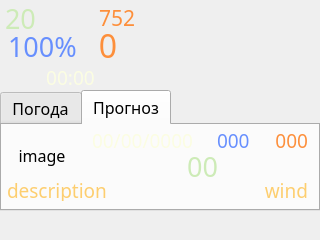
<?xml version="1.0" encoding="UTF-8"?>
<ui version="4.0">
 <class>MainWindow</class>
 <widget class="QMainWindow" name="MainWindow">
  <property name="windowModality">
   <enum>Qt::ApplicationModal</enum>
  </property>
  <property name="geometry">
   <rect>
    <x>0</x>
    <y>0</y>
    <width>320</width>
    <height>240</height>
   </rect>
  </property>
  <property name="minimumSize">
   <size>
    <width>320</width>
    <height>240</height>
   </size>
  </property>
  <property name="maximumSize">
   <size>
    <width>320</width>
    <height>240</height>
   </size>
  </property>
  <property name="baseSize">
   <size>
    <width>320</width>
    <height>240</height>
   </size>
  </property>
  <property name="font">
   <font>
    <family>Source Code Pro</family>
    <pointsize>10</pointsize>
   </font>
  </property>
  <property name="windowTitle">
   <string>Погода та прогноз</string>
  </property>
  <property name="autoFillBackground">
   <bool>true</bool>
  </property>
  <widget class="QWidget" name="centralwidget">
   <property name="maximumSize">
    <size>
     <width>320</width>
     <height>213</height>
    </size>
   </property>
   <property name="cursor">
    <cursorShape>BlankCursor</cursorShape>
   </property>
   <widget class="QLabel" name="sensor_humi_label">
    <property name="geometry">
     <rect>
      <x>8</x>
      <y>33</y>
      <width>81</width>
      <height>26</height>
     </rect>
    </property>
    <property name="font">
     <font>
      <family>Source Sans Pro SemiBold</family>
      <pointsize>20</pointsize>
      <weight>50</weight>
      <italic>false</italic>
      <bold>false</bold>
     </font>
    </property>
    <property name="styleSheet">
     <string notr="true">/*-----QLabel-----*/
QLabel
{
	background-color: transparent;
	color: #678FFE;
	font: 20pt &quot;Source Sans Pro SemiBold&quot;;
}</string>
    </property>
    <property name="text">
     <string>100%</string>
    </property>
    <property name="alignment">
     <set>Qt::AlignLeading|Qt::AlignLeft|Qt::AlignVCenter</set>
    </property>
   </widget>
   <widget class="QLabel" name="sensor_temp_label">
    <property name="geometry">
     <rect>
      <x>5</x>
      <y>5</y>
      <width>71</width>
      <height>26</height>
     </rect>
    </property>
    <property name="font">
     <font>
      <family>Source Sans Pro SemiBold</family>
      <pointsize>20</pointsize>
      <weight>50</weight>
      <italic>false</italic>
      <bold>false</bold>
     </font>
    </property>
    <property name="styleSheet">
     <string notr="true">QLabel
{
	background-color: transparent;
	color: #CDEBB7;
	font: 20pt &quot;Source Sans Pro SemiBold&quot;;
}</string>
    </property>
    <property name="text">
     <string>20</string>
    </property>
    <property name="alignment">
     <set>Qt::AlignLeading|Qt::AlignLeft|Qt::AlignVCenter</set>
    </property>
   </widget>
   <widget class="PlotWidget" name="plot" native="true">
    <property name="geometry">
     <rect>
      <x>139</x>
      <y>0</y>
      <width>181</width>
      <height>90</height>
     </rect>
    </property>
    <property name="styleSheet">
     <string notr="true">/*-----QWidget-----*/
QWidget
{
	background-color: transparent;
	color: #FB9902;
}</string>
    </property>
   </widget>
   <widget class="QLabel" name="sensor_press_label">
    <property name="geometry">
     <rect>
      <x>64</x>
      <y>5</y>
      <width>71</width>
      <height>26</height>
     </rect>
    </property>
    <property name="font">
     <font>
      <family>Source Sans Pro SemiBold</family>
      <pointsize>16</pointsize>
      <weight>50</weight>
      <italic>false</italic>
      <bold>false</bold>
     </font>
    </property>
    <property name="styleSheet">
     <string notr="true">/*-----QLabel-----*/
QLabel
{
	background-color: transparent;
	color: #FD8F3B;
	font: 16pt &quot;Source Sans Pro SemiBold&quot;;
}</string>
    </property>
    <property name="text">
     <string>752</string>
    </property>
    <property name="alignment">
     <set>Qt::AlignRight|Qt::AlignTrailing|Qt::AlignVCenter</set>
    </property>
   </widget>
   <widget class="QLabel" name="sensor_updn_label">
    <property name="geometry">
     <rect>
      <x>80</x>
      <y>30</y>
      <width>56</width>
      <height>31</height>
     </rect>
    </property>
    <property name="font">
     <font>
      <family>Source Sans Pro SemiBold</family>
      <pointsize>24</pointsize>
      <weight>50</weight>
      <italic>false</italic>
      <bold>false</bold>
     </font>
    </property>
    <property name="styleSheet">
     <string notr="true">/*-----QLabel-----*/
QLabel
{
	background-color: transparent;
	color: #FD8F3B;
	font: 24pt &quot;Source Sans Pro SemiBold&quot;;
}</string>
    </property>
    <property name="text">
     <string>0</string>
    </property>
    <property name="alignment">
     <set>Qt::AlignCenter</set>
    </property>
    <property name="wordWrap">
     <bool>true</bool>
    </property>
    <property name="indent">
     <number>1</number>
    </property>
   </widget>
   <widget class="QTabWidget" name="tabWidget">
    <property name="geometry">
     <rect>
      <x>0</x>
      <y>90</y>
      <width>320</width>
      <height>121</height>
     </rect>
    </property>
    <property name="font">
     <font>
      <pointsize>12</pointsize>
     </font>
    </property>
    <property name="tabShape">
     <enum>QTabWidget::Rounded</enum>
    </property>
    <property name="currentIndex">
     <number>1</number>
    </property>
    <property name="elideMode">
     <enum>Qt::ElideMiddle</enum>
    </property>
    <property name="documentMode">
     <bool>false</bool>
    </property>
    <property name="tabBarAutoHide">
     <bool>true</bool>
    </property>
    <widget class="QWidget" name="weather_tab">
     <attribute name="title">
      <string>Погода</string>
     </attribute>
     <widget class="QLabel" name="weather_description_label">
      <property name="geometry">
       <rect>
        <x>55</x>
        <y>58</y>
        <width>251</width>
        <height>21</height>
       </rect>
      </property>
      <property name="font">
       <font>
        <family>Source Pro</family>
        <pointsize>14</pointsize>
        <weight>50</weight>
        <italic>false</italic>
        <bold>false</bold>
       </font>
      </property>
      <property name="styleSheet">
       <string notr="true">QLabel
{
	background-color: transparent;
	color: #FDCE6F;
	font: 14pt &quot;Source Pro&quot;;
}</string>
      </property>
      <property name="frameShadow">
       <enum>QFrame::Plain</enum>
      </property>
      <property name="text">
       <string>description</string>
      </property>
      <property name="alignment">
       <set>Qt::AlignRight|Qt::AlignTrailing|Qt::AlignVCenter</set>
      </property>
     </widget>
     <widget class="QLabel" name="weather_feels_label">
      <property name="geometry">
       <rect>
        <x>60</x>
        <y>5</y>
        <width>51</width>
        <height>21</height>
       </rect>
      </property>
      <property name="font">
       <font>
        <family>Source Sans Pro SemiBold</family>
        <pointsize>16</pointsize>
        <weight>50</weight>
        <italic>false</italic>
        <bold>false</bold>
       </font>
      </property>
      <property name="styleSheet">
       <string notr="true">QLabel
{
	background-color: transparent;
	color: #94D466;
	font: 16pt &quot;Source Sans Pro SemiBold&quot;;
}</string>
      </property>
      <property name="text">
       <string>00</string>
      </property>
      <property name="alignment">
       <set>Qt::AlignRight|Qt::AlignTrailing|Qt::AlignVCenter</set>
      </property>
     </widget>
     <widget class="QLabel" name="weather_humidity_label">
      <property name="geometry">
       <rect>
        <x>5</x>
        <y>33</y>
        <width>51</width>
        <height>31</height>
       </rect>
      </property>
      <property name="font">
       <font>
        <family>Source Sans Pro SemiBold</family>
        <pointsize>14</pointsize>
        <weight>50</weight>
        <italic>false</italic>
        <bold>false</bold>
       </font>
      </property>
      <property name="styleSheet">
       <string notr="true">QLabel
{
	background-color: transparent;
	color: #678FFE;
	font: 14pt &quot;Source Sans Pro SemiBold&quot;;
}</string>
      </property>
      <property name="text">
       <string>000</string>
      </property>
      <property name="alignment">
       <set>Qt::AlignLeading|Qt::AlignLeft|Qt::AlignVCenter</set>
      </property>
     </widget>
     <widget class="QLabel" name="weather_temperature_label">
      <property name="geometry">
       <rect>
        <x>130</x>
        <y>0</y>
        <width>101</width>
        <height>51</height>
       </rect>
      </property>
      <property name="font">
       <font>
        <family>Source Sans Pro SemiBold</family>
        <pointsize>40</pointsize>
        <weight>50</weight>
        <italic>false</italic>
        <bold>false</bold>
       </font>
      </property>
      <property name="styleSheet">
       <string notr="true">QLabel
{
	background-color: transparent;
	color: #CDEBB7;
	font: 40pt &quot;Source Sans Pro SemiBold&quot;;
}</string>
      </property>
      <property name="text">
       <string>00</string>
      </property>
      <property name="alignment">
       <set>Qt::AlignLeading|Qt::AlignLeft|Qt::AlignVCenter</set>
      </property>
     </widget>
     <widget class="QLabel" name="weather_wind_label">
      <property name="geometry">
       <rect>
        <x>1</x>
        <y>58</y>
        <width>171</width>
        <height>21</height>
       </rect>
      </property>
      <property name="font">
       <font>
        <family>Source Sans Pro SemiBold</family>
        <pointsize>14</pointsize>
        <weight>50</weight>
        <italic>false</italic>
        <bold>false</bold>
       </font>
      </property>
      <property name="styleSheet">
       <string notr="true">QLabel
{
	background-color: transparent;
	color: #FDCE6F;
	font: 14pt &quot;Source Sans Pro SemiBold&quot;;
}</string>
      </property>
      <property name="text">
       <string>wind</string>
      </property>
      <property name="alignment">
       <set>Qt::AlignLeading|Qt::AlignLeft|Qt::AlignVCenter</set>
      </property>
     </widget>
     <widget class="QLabel" name="weather_uvi_label">
      <property name="geometry">
       <rect>
        <x>5</x>
        <y>18</y>
        <width>71</width>
        <height>21</height>
       </rect>
      </property>
      <property name="font">
       <font>
        <family>Source Sans Pro SemiBold</family>
        <pointsize>12</pointsize>
        <weight>50</weight>
        <italic>false</italic>
        <bold>false</bold>
       </font>
      </property>
      <property name="styleSheet">
       <string notr="true">QLabel
{
	background-color: transparent;
	color: #9191F0;
	font: 12pt &quot;Source Sans Pro SemiBold&quot;;
}</string>
      </property>
      <property name="frameShape">
       <enum>QFrame::NoFrame</enum>
      </property>
      <property name="frameShadow">
       <enum>QFrame::Plain</enum>
      </property>
      <property name="text">
       <string>uvi:</string>
      </property>
      <property name="alignment">
       <set>Qt::AlignLeading|Qt::AlignLeft|Qt::AlignVCenter</set>
      </property>
     </widget>
     <widget class="QLabel" name="image_label">
      <property name="geometry">
       <rect>
        <x>230</x>
        <y>0</y>
        <width>80</width>
        <height>61</height>
       </rect>
      </property>
      <property name="text">
       <string>image</string>
      </property>
      <property name="scaledContents">
       <bool>false</bool>
      </property>
      <property name="alignment">
       <set>Qt::AlignCenter</set>
      </property>
     </widget>
     <widget class="QLabel" name="weather_pressure_label">
      <property name="geometry">
       <rect>
        <x>60</x>
        <y>33</y>
        <width>51</width>
        <height>31</height>
       </rect>
      </property>
      <property name="font">
       <font>
        <family>Source Sans Pro SemiBold</family>
        <pointsize>14</pointsize>
        <weight>50</weight>
        <italic>false</italic>
        <bold>false</bold>
       </font>
      </property>
      <property name="styleSheet">
       <string notr="true">QLabel
{
	background-color: transparent;
	color: #FD8F3B;
	font: 14pt &quot;Source Sans Pro SemiBold&quot;;
}</string>
      </property>
      <property name="text">
       <string>000</string>
      </property>
      <property name="alignment">
       <set>Qt::AlignRight|Qt::AlignTrailing|Qt::AlignVCenter</set>
      </property>
     </widget>
     <widget class="QLabel" name="weather_time_label">
      <property name="geometry">
       <rect>
        <x>5</x>
        <y>0</y>
        <width>71</width>
        <height>21</height>
       </rect>
      </property>
      <property name="font">
       <font>
        <family>Source Sans Pro SemiBold</family>
        <pointsize>12</pointsize>
        <weight>50</weight>
        <italic>false</italic>
        <bold>false</bold>
       </font>
      </property>
      <property name="styleSheet">
       <string notr="true">QLabel
{
	background-color: transparent;
	color: #FBFDE2;
	font: 12pt &quot;Source Sans Pro SemiBold&quot;;
}</string>
      </property>
      <property name="frameShape">
       <enum>QFrame::NoFrame</enum>
      </property>
      <property name="frameShadow">
       <enum>QFrame::Plain</enum>
      </property>
      <property name="text">
       <string>00:00</string>
      </property>
      <property name="alignment">
       <set>Qt::AlignLeading|Qt::AlignLeft|Qt::AlignVCenter</set>
      </property>
     </widget>
    </widget>
    <widget class="QWidget" name="forecast_tab">
     <attribute name="title">
      <string>Прогноз</string>
     </attribute>
     <widget class="QLabel" name="forecast_date_label">
      <property name="geometry">
       <rect>
        <x>90</x>
        <y>5</y>
        <width>111</width>
        <height>21</height>
       </rect>
      </property>
      <property name="font">
       <font>
        <family>Source Sans Pro SemiBold</family>
        <pointsize>14</pointsize>
        <weight>50</weight>
        <italic>false</italic>
        <bold>false</bold>
       </font>
      </property>
      <property name="styleSheet">
       <string notr="true">QLabel
{
	background-color: transparent;
	color: #FBFDE2;
	font: 14pt &quot;Source Sans Pro SemiBold&quot;;
}</string>
      </property>
      <property name="text">
       <string>00/00/0000</string>
      </property>
      <property name="alignment">
       <set>Qt::AlignLeading|Qt::AlignLeft|Qt::AlignVCenter</set>
      </property>
     </widget>
     <widget class="QLabel" name="forecast_temperature_label">
      <property name="geometry">
       <rect>
        <x>110</x>
        <y>31</y>
        <width>181</width>
        <height>21</height>
       </rect>
      </property>
      <property name="font">
       <font>
        <family>Source Sans Pro SemiBold</family>
        <pointsize>20</pointsize>
        <weight>50</weight>
        <italic>false</italic>
        <bold>false</bold>
       </font>
      </property>
      <property name="styleSheet">
       <string notr="true">QLabel
{
	background-color: transparent;
	color: #CDEBB7;
	font: 20pt &quot;Source Sans Pro SemiBold&quot;;
}</string>
      </property>
      <property name="text">
       <string>00</string>
      </property>
      <property name="alignment">
       <set>Qt::AlignCenter</set>
      </property>
     </widget>
     <widget class="QLabel" name="forecast_humidity_label">
      <property name="geometry">
       <rect>
        <x>215</x>
        <y>0</y>
        <width>51</width>
        <height>31</height>
       </rect>
      </property>
      <property name="font">
       <font>
        <family>Source Sans Pro SemiBold</family>
        <pointsize>14</pointsize>
        <weight>50</weight>
        <italic>false</italic>
        <bold>false</bold>
       </font>
      </property>
      <property name="styleSheet">
       <string notr="true">QLabel
{
	background-color: transparent;
	color: #678FFE;
	font: 14pt &quot;Source Sans Pro SemiBold&quot;;
}</string>
      </property>
      <property name="text">
       <string>000</string>
      </property>
      <property name="alignment">
       <set>Qt::AlignLeading|Qt::AlignLeft|Qt::AlignVCenter</set>
      </property>
     </widget>
     <widget class="QLabel" name="forecast_pressure_label">
      <property name="geometry">
       <rect>
        <x>255</x>
        <y>0</y>
        <width>51</width>
        <height>31</height>
       </rect>
      </property>
      <property name="font">
       <font>
        <family>Source Sans Pro SemiBold</family>
        <pointsize>14</pointsize>
        <weight>50</weight>
        <italic>false</italic>
        <bold>false</bold>
       </font>
      </property>
      <property name="styleSheet">
       <string notr="true">QLabel
{
	background-color: transparent;
	color: #FD8F3B;
	font: 14pt &quot;Source Sans Pro SemiBold&quot;;
}</string>
      </property>
      <property name="text">
       <string>000</string>
      </property>
      <property name="alignment">
       <set>Qt::AlignRight|Qt::AlignTrailing|Qt::AlignVCenter</set>
      </property>
     </widget>
     <widget class="QLabel" name="forecast_image_label">
      <property name="geometry">
       <rect>
        <x>0</x>
        <y>0</y>
        <width>80</width>
        <height>61</height>
       </rect>
      </property>
      <property name="text">
       <string>image</string>
      </property>
      <property name="scaledContents">
       <bool>false</bool>
      </property>
      <property name="alignment">
       <set>Qt::AlignCenter</set>
      </property>
     </widget>
     <widget class="QLabel" name="forecast_description_label">
      <property name="geometry">
       <rect>
        <x>5</x>
        <y>55</y>
        <width>301</width>
        <height>21</height>
       </rect>
      </property>
      <property name="font">
       <font>
        <family>Source Pro</family>
        <pointsize>14</pointsize>
        <weight>50</weight>
        <italic>false</italic>
        <bold>false</bold>
       </font>
      </property>
      <property name="styleSheet">
       <string notr="true">QLabel
{
	background-color: transparent;
	color: #FDCE6F;
	font: 14pt &quot;Source Pro&quot;;
}</string>
      </property>
      <property name="frameShadow">
       <enum>QFrame::Plain</enum>
      </property>
      <property name="text">
       <string>description</string>
      </property>
      <property name="alignment">
       <set>Qt::AlignLeading|Qt::AlignLeft|Qt::AlignVCenter</set>
      </property>
     </widget>
     <widget class="QLabel" name="forecast_wind_label">
      <property name="geometry">
       <rect>
        <x>135</x>
        <y>55</y>
        <width>171</width>
        <height>21</height>
       </rect>
      </property>
      <property name="font">
       <font>
        <family>Source Sans Pro SemiBold</family>
        <pointsize>14</pointsize>
        <weight>50</weight>
        <italic>false</italic>
        <bold>false</bold>
       </font>
      </property>
      <property name="styleSheet">
       <string notr="true">QLabel
{
	background-color: transparent;
	color: #FDCE6F;
	font: 14pt &quot;Source Sans Pro SemiBold&quot;;
}</string>
      </property>
      <property name="text">
       <string>wind</string>
      </property>
      <property name="alignment">
       <set>Qt::AlignRight|Qt::AlignTrailing|Qt::AlignVCenter</set>
      </property>
     </widget>
    </widget>
   </widget>
   <widget class="QLabel" name="sensor_time_label">
    <property name="geometry">
     <rect>
      <x>0</x>
      <y>64</y>
      <width>141</width>
      <height>26</height>
     </rect>
    </property>
    <property name="font">
     <font>
      <family>Source Sans Pro SemiBold</family>
      <pointsize>14</pointsize>
      <weight>50</weight>
      <italic>false</italic>
      <bold>false</bold>
     </font>
    </property>
    <property name="styleSheet">
     <string notr="true">/*-----QLabel-----*/
QLabel
{
	background-color: transparent;
	color: #FBFDE2;
	font: 14pt &quot;Source Sans Pro SemiBold&quot;;
}</string>
    </property>
    <property name="text">
     <string>00:00</string>
    </property>
    <property name="alignment">
     <set>Qt::AlignCenter</set>
    </property>
   </widget>
  </widget>
  <widget class="QStatusBar" name="statusbar">
   <property name="font">
    <font>
     <pointsize>12</pointsize>
    </font>
   </property>
   <property name="sizeGripEnabled">
    <bool>false</bool>
   </property>
  </widget>
 </widget>
 <customwidgets>
  <customwidget>
   <class>PlotWidget</class>
   <extends>QWidget</extends>
   <header>pyqtgraph</header>
   <container>1</container>
  </customwidget>
 </customwidgets>
 <resources/>
 <connections/>
</ui>
